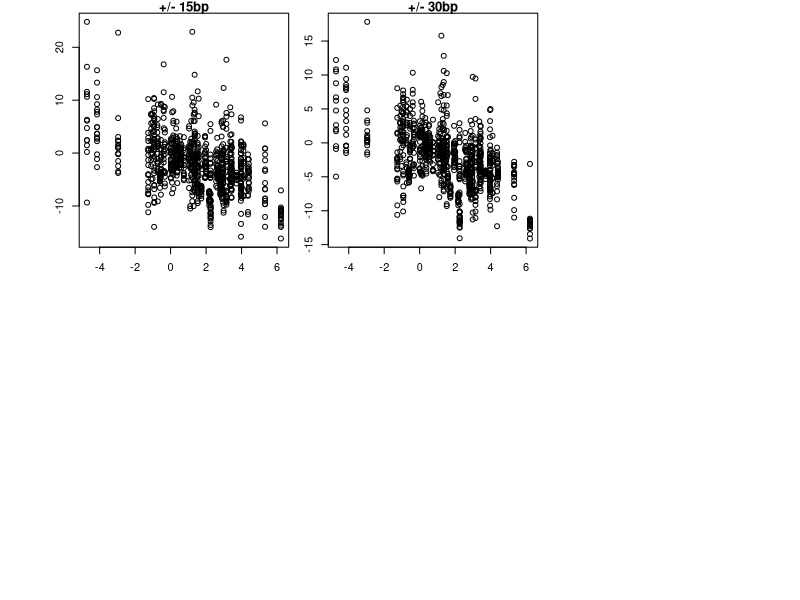

Write R code to recreate this figure. (Note: this script raises an error after producing the figure.)
#Function that calculates the constraint score
constraint.function <- function(obs,exp,adjustment)
  {
  #Calculate Z score
  numerator <- as.numeric(obs)-as.numeric(exp)
  denominator <- sqrt(as.numeric(exp))
  constraint <- numerator/denominator
  
  #Adjust using gene wide adjustment factor
  constraint <- constraint*as.numeric(adjustment)
  
  return(constraint)
  }

#Function to normalise a observed or expected frequency
normalise.function <- function(value,range,whole)
  {
  normalisation <- as.numeric(whole)/as.numeric(range)
  newvalue <- as.numeric(value)*normalisation
  return(newvalue)
  }

#Function that processes variant constraint scores 
variants.processing.function <- function(variant,genedetails)
  {
  #Retrieve the details about the gene
  wholegenesize <- genedetails[variant['Gene'],'Size']
  adjustment <- genedetails[variant['Gene'],'Adjustment']
  #Constraints in the gene details table are not adjusted
  constraint.gene <- genedetails[variant['Gene'],'Constraint']*adjustment
  
  constraint.region.raw <- constraint.function(variant['Region_Observed'],variant['Region_Expected'],adjustment)
  
  constraint.region.normalised <- constraint.function(normalise.function(variant['Region_Observed'],variant['Size'],wholegenesize),normalise.function(variant['Region_Expected'],variant['Size'],wholegenesize),adjustment)
  
  #Compile metrics into vector
  output <- c("Gene_Constraint"=constraint.gene,"Raw_Constraint"=constraint.region.raw,"Normalised_Constraint"=constraint.region.normalised)
  return(output)
  }

#Generate an example of a Z score
examplezscores <- function(value)
  {
  double = value*2
  zscore = value-double/sqrt(double)
  return(zscore)
  }

#Generate a gene vs regional variant graph
variantgraph <- function(x,y,name)
  {
  plot(x,y,xlab='',ylab='',main=name)
  }

#Draw gene scan plot
genescangraph <- function(gene)
  {
  #Declare file name
  filename = paste(c(gene,"scan.png"),sep="",collapse="")
  title = paste(c(gene," Regional Constraint Scan"),sep="",collapse="")
  
  #Draw gene scan plot of BRCA1
  png(filename,width=1080,height=720)
  plot(
    variants.data.frame[,'Position']
    [variants.data.frame['Type'] == 'S15bp' & variants.data.frame['Gene'] == gene]
    ,variants.data.frame[,'Normalised_Constraint']
    [variants.data.frame['Type'] == 'S15bp' & variants.data.frame['Gene'] == gene]
    ,type='l'
    ,xlab='Position'
    ,ylab='Local Constraint'
    ,main=title
    ,lwd=2,col="yellow"
  )
  lines(
    variants.data.frame[,'Position']
    [variants.data.frame['Type'] == 'S30bp' & variants.data.frame['Gene'] == gene]
    ,variants.data.frame[,'Normalised_Constraint']
    [variants.data.frame['Type'] == 'S30bp' & variants.data.frame['Gene'] == gene]
    ,lwd=2,col="blue"
  )
  lines(
    variants.data.frame[,'Position']
    [variants.data.frame['Type'] == 'S60bp' & variants.data.frame['Gene'] == gene]
    ,variants.data.frame[,'Normalised_Constraint']
    [variants.data.frame['Type'] == 'S60bp' & variants.data.frame['Gene'] == gene]
    ,lwd=2,col="green"
  )
  lines(
    variants.data.frame[,'Position']
    [variants.data.frame['Type'] == 'S90bp' & variants.data.frame['Gene'] == gene]
    ,variants.data.frame[,'Normalised_Constraint']
    [variants.data.frame['Type'] == 'S90bp' & variants.data.frame['Gene'] == gene]
    ,lwd=2,col="red"
  )
  lines(
    variants.data.frame[,'Position']
    [variants.data.frame['Type'] == 'SExon' & variants.data.frame['Gene'] == gene]
    ,variants.data.frame[,'Normalised_Constraint']
    [variants.data.frame['Type'] == 'SExon' & variants.data.frame['Gene'] == gene]
    ,lwd=2,col="red"
  )
  #Draw 0 line
  abline(h=0)
  #Draw horizontal line at the 3SD line for statistical significance
  abline(h=3.09)
  legend(legend=c("15bp","30bp","60bp","90bp"),col=c("yellow","blue","green","red"),lwd=c("2","2","2","2"),lty=c(1,1,1,1),"topright")
  dev.off()
  }
  
#Import the list of gene sizes
genedetails <- read.table("GeneDetails.txt", header=TRUE)

#Import the list of variants
variants.data.frame <- read.table("Variants.txt", header=TRUE)

#Calculate constraint metrics both raw and normalised
variants.constraints <- apply(variants.data.frame,1,variants.processing.function,genedetails)
variants.data.frame$Gene_Constraint <- variants.constraints['Gene_Constraint',]
variants.data.frame$Raw_Constraint <- variants.constraints['Raw_Constraint',]
variants.data.frame$Normalised_Constraint <- variants.constraints['Normalised_Constraint',]

#Calculate correlations between gene constraint and regional constraint
window.15bp.correlation <- cor(variants.data.frame[,'Gene_Constraint'][variants.data.frame['Type'] == 'V15bp'],variants.data.frame[,'Normalised_Constraint'][variants.data.frame['Type'] == 'V15bp'])
window.30bp.correlation <- cor(variants.data.frame[,'Gene_Constraint'][variants.data.frame['Type'] == 'V30bp'],variants.data.frame[,'Normalised_Constraint'][variants.data.frame['Type'] == 'V30bp'])
window.60bp.correlation <- cor(variants.data.frame[,'Gene_Constraint'][variants.data.frame['Type'] == 'V60bp'],variants.data.frame[,'Normalised_Constraint'][variants.data.frame['Type'] == 'V60bp'])
window.90bp.correlation <- cor(variants.data.frame[,'Gene_Constraint'][variants.data.frame['Type'] == 'V90bp'],variants.data.frame[,'Normalised_Constraint'][variants.data.frame['Type'] == 'V90bp'])
window.exon.correlation <- cor(variants.data.frame[,'Gene_Constraint'][variants.data.frame['Type'] == 'VExon'],variants.data.frame[,'Normalised_Constraint'][variants.data.frame['Type'] == 'VExon'])
window.domain.correlation <- cor(variants.data.frame[,'Gene_Constraint'][variants.data.frame['Type'] == 'VDomain'],variants.data.frame[,'Normalised_Constraint'][variants.data.frame['Type'] == 'VDomain'])

#Draw plot of local constraints at different window sizes
png("variantslocalconstraints.png",width=1080,height=720)
par(mfrow=c(2,3))
par(oma=c(4,4,0,0)) 
par(mar=c(2,2,1,1))
variantgraph(variants.data.frame[,'Gene_Constraint'][variants.data.frame['Type'] == 'V15bp'],variants.data.frame[,'Normalised_Constraint'][variants.data.frame['Type'] == 'V15bp'],"+/- 15bp")
variantgraph(variants.data.frame[,'Gene_Constraint'][variants.data.frame['Type'] == 'V30bp'],variants.data.frame[,'Normalised_Constraint'][variants.data.frame['Type'] == 'V30bp'],"+/- 30bp")
variantgraph(variants.data.frame[,'Gene_Constraint'][variants.data.frame['Type'] == 'VExon'],variants.data.frame[,'Normalised_Constraint'][variants.data.frame['Type'] == 'VExon'],"Exon")
variantgraph(variants.data.frame[,'Gene_Constraint'][variants.data.frame['Type'] == 'V60bp'],variants.data.frame[,'Normalised_Constraint'][variants.data.frame['Type'] == 'V60bp'],"+/- 60bp")
variantgraph(variants.data.frame[,'Gene_Constraint'][variants.data.frame['Type'] == 'V90bp'],variants.data.frame[,'Normalised_Constraint'][variants.data.frame['Type'] == 'V90bp'],"+/- 90bp")
variantgraph(variants.data.frame[,'Gene_Constraint'][variants.data.frame['Type'] == 'VDomain'],variants.data.frame[,'Normalised_Constraint'][variants.data.frame['Type'] == 'VDomain'],"Domain")
mtext('Gene Constraint Score',side = 1, outer = TRUE, line = 2)
mtext('Regional Constraint Score',side = 2, outer = TRUE, line = 2)
dev.off()

#Make th gene scan plots for BRCA1 and NF1
genescangraph("BRCA1")
genescangraph("NF1")

#Make the plot of Z score examples
size = 100
zexamples <- data.frame(row.names=c(1:size))
zexamples$values <- c(1:size)
zscores <- apply(zexamples,1,examplezscores)
zexamples$zscore <- zscores

#Plot graph showing that Z score increases as Observed increases
png("zexamples.png",width=720,height=720)
plot(
  zexamples[,'values']
  ,zexamples[,'zscore']
  ,type='l'
  ,xlab='Observed Value'
  ,ylab='Z Score'
  ,main='Change in Z Score as Observed Increases'
)
dev.off()

#Count the numbers of variants and each window size
v15.total.variants <- nrow(variants.data.frame[variants.data.frame$Type == 'V15bp',])
v30.total.variants <- nrow(variants.data.frame[variants.data.frame$Type == 'V30bp',])
v60.total.variants <- nrow(variants.data.frame[variants.data.frame$Type == 'V60bp',])
v90.total.variants <- nrow(variants.data.frame[variants.data.frame$Type == 'V90bp',])
exon.total.variants <- nrow(variants.data.frame[variants.data.frame$Type == 'VExon',])
domain.total.variants <- nrow(unique(subset(variants.data.frame, Type == "VDomain", select=c(Key, VariantName))))

#Count the number of variants where gene constraint is already >3.09
v15.constrainedgenes.variants <- nrow(variants.data.frame[variants.data.frame$Type == 'V15bp' & variants.data.frame$Gene_Constraint >= 3.09,])
v30.constrainedgenes.variants <- nrow(variants.data.frame[variants.data.frame$Type == 'V30bp' & variants.data.frame$Gene_Constraint >= 3.09,])
v60.constrainedgenes.variants <- nrow(variants.data.frame[variants.data.frame$Type == 'V60bp' & variants.data.frame$Gene_Constraint >= 3.09,])
v90.constrainedgenes.variants <- nrow(variants.data.frame[variants.data.frame$Type == 'V90bp' & variants.data.frame$Gene_Constraint >= 3.09,])
exon.constrainedgenes.variants <- nrow(variants.data.frame[variants.data.frame$Type == 'VExon' & variants.data.frame$Gene_Constraint >= 3.09,])
domain.constrainedgenes.variants <- nrow(unique(subset(variants.data.frame, Type == "VDomain" & Gene_Constraint >= 3.09, select=c(Key, VariantName))))

#Calculate the percentage of variants where gene constraint is already >3.09
v15.constrainedgenes.percentage <- round((v15.constrainedgenes.variants/v15.total.variants)*100, digits=3)
v30.constrainedgenes.percentage <- round((v30.constrainedgenes.variants/v30.total.variants)*100, digits=3)
v60.constrainedgenes.percentage <- round((v60.constrainedgenes.variants/v60.total.variants)*100, digits=3)
v90.constrainedgenes.percentage <- round((v90.constrainedgenes.variants/v90.total.variants)*100, digits=3)
exon.constrainedgenes.percentage <- round((exon.constrainedgenes.variants/exon.total.variants)*100, digits=3)
domain.constrainedgenes.percentage <- round((domain.constrainedgenes.variants/domain.total.variants)*100, digits=3)

#Count the number of instances where a local constraint exceeds 3.09, but gene constraint doesn't
v15.relevantnormalised.variants <- nrow(variants.data.frame[variants.data.frame$Type == 'V15bp' & variants.data.frame$Gene_Constraint < 3.09 & variants.data.frame$Normalised_Constraint >= 3.09,])
v30.relevantnormalised.variants <- nrow(variants.data.frame[variants.data.frame$Type == 'V30bp' & variants.data.frame$Gene_Constraint < 3.09 & variants.data.frame$Normalised_Constraint >= 3.09,])
v60.relevantnormalised.variants <- nrow(variants.data.frame[variants.data.frame$Type == 'V60bp' & variants.data.frame$Gene_Constraint < 3.09 & variants.data.frame$Normalised_Constraint >= 3.09,])
v90.relevantnormalised.variants <- nrow(variants.data.frame[variants.data.frame$Type == 'V90bp' & variants.data.frame$Gene_Constraint < 3.09 & variants.data.frame$Normalised_Constraint >= 3.09,])
exon.relevantnormalised.variants <- nrow(variants.data.frame[variants.data.frame$Type == 'VExon' & variants.data.frame$Gene_Constraint < 3.09 & variants.data.frame$Normalised_Constraint >= 3.09,])
domain.relevantnormalised.variants <- nrow(unique(subset(variants.data.frame, Type == "VDomain" & Gene_Constraint < 3.09 & Normalised_Constraint >= 3.09, select=c(Key, VariantName))))

v15.relevantraw.variants <- nrow(variants.data.frame[variants.data.frame$Type == 'V15bp' & variants.data.frame$Gene_Constraint < 3.09 & variants.data.frame$Raw_Constraint >= 3.09,])
v30.relevantraw.variants <- nrow(variants.data.frame[variants.data.frame$Type == 'V30bp' & variants.data.frame$Gene_Constraint < 3.09 & variants.data.frame$Raw_Constraint >= 3.09,])
v60.relevantraw.variants <- nrow(variants.data.frame[variants.data.frame$Type == 'V60bp' & variants.data.frame$Gene_Constraint < 3.09 & variants.data.frame$Raw_Constraint >= 3.09,])
v90.relevantraw.variants <- nrow(variants.data.frame[variants.data.frame$Type == 'V90bp' & variants.data.frame$Gene_Constraint < 3.09 & variants.data.frame$Raw_Constraint >= 3.09,])
exon.relevantraw.variants <- nrow(variants.data.frame[variants.data.frame$Type == 'VExon' & variants.data.frame$Gene_Constraint < 3.09 & variants.data.frame$Raw_Constraint >= 3.09,])
domain.relevantraw.variants <- nrow(unique(subset(variants.data.frame, Type == "VDomain" & Gene_Constraint < 3.09 & Raw_Constraint >= 3.09, select=c(Key, VariantName))))

#Calculate percentages
v15.relevent.percent.normalised <- round((v15.relevantnormalised.variants/v15.total.variants)*100, digits=3)
v30.relevent.percent.normalised <- round((v30.relevantnormalised.variants/v30.total.variants)*100, digits=3)
v60.relevent.percent.normalised <- round((v60.relevantnormalised.variants/v60.total.variants)*100, digits=3)
v90.relevent.percent.normalised <- round((v90.relevantraw.variants/v90.total.variants)*100, digits=3)
exon.relevent.percent.normalised <- round((exon.relevantraw.variants/exon.total.variants)*100, digits=3)
domain.relevent.percent.normalised <- round((domain.relevantraw.variants/domain.total.variants)*100, digits=3)

v15.relevent.percent.raw <- round((v15.relevantraw.variants/v15.total.variants)*100, digits=3)
v30.relevent.percent.raw <- round((v30.relevantraw.variants/v30.total.variants)*100, digits=3)
v60.relevent.percent.raw <- round((v60.relevantraw.variants/v60.total.variants)*100, digits=3)
v90.relevent.percent.raw <- round((v90.relevantraw.variants/v90.total.variants)*100, digits=3)
exon.relevent.percent.raw <- round((exon.relevantraw.variants/exon.total.variants)*100, digits=3)
domain.relevent.percent.raw <- round((domain.relevantraw.variants/domain.total.variants)*100, digits=3)

#Calculate uplifts
v15.relevent.uplift.normalised <- round((v15.relevantnormalised.variants/v15.constrainedgenes.variants)*100, digits=3)
v30.relevent.uplift.normalised <- round((v30.relevantnormalised.variants/v30.constrainedgenes.variants)*100, digits=3)
v60.relevent.uplift.normalised <- round((v60.relevantnormalised.variants/v60.constrainedgenes.variants)*100, digits=3)
v90.relevent.uplift.normalised <- round((v90.relevantraw.variants/v90.constrainedgenes.variants)*100, digits=3)
exon.relevent.uplift.normalised <- round((exon.relevantraw.variants/exon.constrainedgenes.variants)*100, digits=3)
domain.relevent.uplift.normalised <- round((domain.relevantraw.variants/domain.constrainedgenes.variants)*100, digits=3)

v15.relevent.uplift.raw <- round((v15.relevantraw.variants/v15.constrainedgenes.variants)*100, digits=3)
v30.relevent.uplift.raw <- round((v30.relevantraw.variants/v30.constrainedgenes.variants)*100, digits=3)
v60.relevent.uplift.raw <- round((v60.relevantraw.variants/v60.constrainedgenes.variants)*100, digits=3)
v90.relevent.uplift.raw <- round((v90.relevantraw.variants/v90.constrainedgenes.variants)*100, digits=3)
exon.relevent.uplift.raw <- round((exon.relevantraw.variants/exon.constrainedgenes.variants)*100, digits=3)
domain.relevent.uplift.raw <- round((domain.relevantraw.variants/domain.constrainedgenes.variants)*100, digits=3)

#Write data for uplift to output table text file
write(paste(c("Window Type","Constrained Genes","Constrained Normalised","Constrained Unnormalised","Uplift Normalised","Uplift Unnormalised"),collapse="\t"),"outputtable.txt")
output.table.header.v15 <- "+/- 15bp"
output.table.constrained.gene.v15 <- paste(c(v15.constrainedgenes.percentage,"% (",v15.constrainedgenes.variants,"/",v15.total.variants,")"),collapse="")
output.table.normalised.v15 <- paste(c(v15.relevent.percent.normalised,"% (",v15.relevantnormalised.variants,"/",v15.total.variants,")"),collapse="")
output.table.raw.v15 <- paste(c(v15.relevent.percent.raw,"% (",v15.relevantraw.variants,"/",v15.total.variants,")"),collapse="")
output.table.uplift.normalised.v15 <- paste(c(v15.relevent.uplift.normalised,"%"),collapse="")
output.table.uplift.raw.v15 <- paste(c(v15.relevent.uplift.raw,"%"),collapse="")
write(paste(c(output.table.header.v15,output.table.constrained.gene.v15,output.table.normalised.v15,output.table.raw.v15,output.table.uplift.normalised.v15,output.table.uplift.raw.v15),collapse="\t"),"outputtable.txt",append=TRUE)
output.table.header.v30 <- "+/- 30bp"
output.table.constrained.gene.v30 <- paste(c(v30.constrainedgenes.percentage,"% (",v30.constrainedgenes.variants,"/",v30.total.variants,")"),collapse="")
output.table.normalised.v30 <- paste(c(v30.relevent.percent.normalised,"% (",v30.relevantnormalised.variants,"/",v30.total.variants,")"),collapse="")
output.table.raw.v30 <- paste(c(v30.relevent.percent.raw,"% (",v30.relevantraw.variants,"/",v30.total.variants,")"),collapse="")
output.table.uplift.normalised.v30 <- paste(c(v30.relevent.uplift.normalised,"%"),collapse="")
output.table.uplift.raw.v30 <- paste(c(v30.relevent.uplift.raw,"%"),collapse="")
write(paste(c(output.table.header.v30,output.table.constrained.gene.v30,output.table.normalised.v30,output.table.raw.v30,output.table.uplift.normalised.v30,output.table.uplift.raw.v30),collapse="\t"),"outputtable.txt",append=TRUE)
output.table.header.v60 <- "+/- 60bp"
output.table.constrained.gene.v60 <- paste(c(v60.constrainedgenes.percentage,"% (",v60.constrainedgenes.variants,"/",v60.total.variants,")"),collapse="")
output.table.normalised.v60 <- paste(c(v60.relevent.percent.normalised,"% (",v60.relevantnormalised.variants,"/",v60.total.variants,")"),collapse="")
output.table.raw.v60 <- paste(c(v60.relevent.percent.raw,"% (",v60.relevantraw.variants,"/",v60.total.variants,")"),collapse="")
output.table.uplift.normalised.v60 <- paste(c(v60.relevent.uplift.normalised,"%"),collapse="")
output.table.uplift.raw.v60 <- paste(c(v60.relevent.uplift.raw,"%"),collapse="")
write(paste(c(output.table.header.v60,output.table.constrained.gene.v60,output.table.normalised.v60,output.table.raw.v60,output.table.uplift.normalised.v60,output.table.uplift.raw.v60),collapse="\t"),"outputtable.txt",append=TRUE)
output.table.header.v90 <- "+/- 90bp"
output.table.constrained.gene.v90 <- paste(c(v90.constrainedgenes.percentage,"% (",v90.constrainedgenes.variants,"/",v90.total.variants,")"),collapse="")
output.table.normalised.v90 <- paste(c(v90.relevent.percent.normalised,"% (",v90.relevantnormalised.variants,"/",v90.total.variants,")"),collapse="")
output.table.raw.v90 <- paste(c(v90.relevent.percent.raw,"% (",v90.relevantraw.variants,"/",v90.total.variants,")"),collapse="")
output.table.uplift.normalised.v90 <- paste(c(v90.relevent.uplift.normalised,"%"),collapse="")
output.table.uplift.raw.v90 <- paste(c(v90.relevent.uplift.raw,"%"),collapse="")
write(paste(c(output.table.header.v90,output.table.constrained.gene.v90,output.table.normalised.v90,output.table.raw.v90,output.table.uplift.normalised.v90,output.table.uplift.raw.v90),collapse="\t"),"outputtable.txt",append=TRUE)
output.table.header.exon <- "Exon"
output.table.constrained.gene.exon <- paste(c(exon.constrainedgenes.percentage,"% (",exon.constrainedgenes.variants,"/",exon.total.variants,")"),collapse="")
output.table.normalised.exon <- paste(c(exon.relevent.percent.normalised,"% (",exon.relevantnormalised.variants,"/",exon.total.variants,")"),collapse="")
output.table.raw.exon <- paste(c(exon.relevent.percent.raw,"% (",exon.relevantraw.variants,"/",exon.total.variants,")"),collapse="")
output.table.uplift.normalised.exon <- paste(c(exon.relevent.uplift.normalised,"%"),collapse="")
output.table.uplift.raw.exon <- paste(c(exon.relevent.uplift.raw,"%"),collapse="")
write(paste(c(output.table.header.exon,output.table.constrained.gene.exon,output.table.normalised.exon,output.table.raw.exon,output.table.uplift.normalised.exon,output.table.uplift.raw.exon),collapse="\t"),"outputtable.txt",append=TRUE)
output.table.header.domain <- "Domain"
output.table.constrained.gene.domain <- paste(c(domain.constrainedgenes.percentage,"% (",domain.constrainedgenes.variants,"/",domain.total.variants,")"),collapse="")
output.table.normalised.domain <- paste(c(domain.relevent.percent.normalised,"% (",domain.relevantnormalised.variants,"/",domain.total.variants,")"),collapse="")
output.table.raw.domain <- paste(c(domain.relevent.percent.raw,"% (",domain.relevantraw.variants,"/",domain.total.variants,")"),collapse="")
output.table.uplift.normalised.domain <- paste(c(domain.relevent.uplift.normalised,"%"),collapse="")
output.table.uplift.raw.domain <- paste(c(domain.relevent.uplift.raw,"%"),collapse="")
write(paste(c(output.table.header.domain,output.table.constrained.gene.domain,output.table.normalised.domain,output.table.raw.domain,output.table.uplift.normalised.domain,output.table.uplift.raw.domain),collapse="\t"),"outputtable.txt",append=TRUE)

#Extract variant names where the local constraint made a difference to classification
difference.v15.Normalised <- subset(variants.data.frame, Type == "V15bp" & Gene_Constraint < 3.09 & Normalised_Constraint > 3.09, select=c(Key, VariantName))
difference.v30.Normalised <- subset(variants.data.frame, Type == "V30bp" & Gene_Constraint < 3.09 & Normalised_Constraint > 3.09, select=c(Key, VariantName))
difference.v60.Normalised <- subset(variants.data.frame, Type == "V60bp" & Gene_Constraint < 3.09 & Normalised_Constraint > 3.09, select=c(Key, VariantName))
difference.v90.Normalised <- subset(variants.data.frame, Type == "V90bp" & Gene_Constraint < 3.09 & Normalised_Constraint > 3.09, select=c(Key, VariantName))
difference.Exon.Normalised <- subset(variants.data.frame, Type == "VExon" & Gene_Constraint < 3.09 & Normalised_Constraint > 3.09, select=c(Key, VariantName))
difference.Domain.Normalised <- subset(variants.data.frame, Type == "VDomain" & Gene_Constraint < 3.09 & Normalised_Constraint > 3.09, select=c(Key, VariantName))
difference.Domain.Normalised <- unique(difference.Domain.Normalised)

difference.v15.Unnormalised <- subset(variants.data.frame, Type == "V15bp" & Gene_Constraint < 3.09 & Raw_Constraint > 3.09, select=c(Key, VariantName))
difference.v30.Unnormalised <- subset(variants.data.frame, Type == "V30bp" & Gene_Constraint < 3.09 & Raw_Constraint > 3.09, select=c(Key, VariantName))
difference.v60.Unnormalised <- subset(variants.data.frame, Type == "V60bp" & Gene_Constraint < 3.09 & Raw_Constraint > 3.09, select=c(Key, VariantName))
difference.v90.Unnormalised <- subset(variants.data.frame, Type == "V90bp" & Gene_Constraint < 3.09 & Raw_Constraint > 3.09, select=c(Key, VariantName))
difference.Exon.Unnormalised <- subset(variants.data.frame, Type == "VExon" & Gene_Constraint < 3.09 & Raw_Constraint > 3.09, select=c(Key, VariantName))
difference.Domain.Unnormalised <- subset(variants.data.frame, Type == "VDomain" & Gene_Constraint < 3.09 & Raw_Constraint > 3.09, select=c(Key, VariantName))
difference.Domain.Unnormalised <- unique(difference.Domain.Unnormalised)

#Make plot of the number of variants that are locally constrained
typecounts <- c(
nrow(difference.v15.Normalised),
nrow(difference.v30.Normalised),
nrow(difference.v60.Normalised),
nrow(difference.v90.Normalised),
nrow(difference.Exon.Normalised),
nrow(difference.Domain.Normalised),
nrow(difference.v15.Unnormalised),
nrow(difference.v30.Unnormalised),
nrow(difference.v60.Unnormalised),
nrow(difference.v90.Unnormalised),
nrow(difference.Exon.Unnormalised),
nrow(difference.Domain.Unnormalised))

variant.frequency.data <- matrix(typecounts, nrow = 2, byrow=TRUE, dimnames = list(c("Unnormalised","Normalised"), c("+/- 15bp","+/- 30bp","+/- 60bp","+/- 90bp","Exon","Domain")))
png("variant-counts.png",width=1080,height=720)
barplot(variant.frequency.data,
        main = "Frequency of Locally Constrained Variants",
        xlab = "Type",
        ylab = "Variants",
        col = c("red","green"),
        beside = TRUE
)
legend("topright",
       c("Normalised","Unnormalised"),
       fill = c("red","green")
)
dev.off()

#Find BRCA1 variants where normalised local constraint makes a difference
difference.brca1.v15.Normalised <- subset(variants.data.frame, Type == "V15bp" & Gene_Constraint < 3.09 & Normalised_Constraint > 3.09 & Gene == "BRCA1", select=c(Key, VariantName))
difference.brca1.v30.Normalised <- subset(variants.data.frame, Type == "V30bp" & Gene_Constraint < 3.09 & Normalised_Constraint > 3.09 & Gene == "BRCA1", select=c(Key, VariantName))
difference.brca1.v60.Normalised <- subset(variants.data.frame, Type == "V60bp" & Gene_Constraint < 3.09 & Normalised_Constraint > 3.09 & Gene == "BRCA1", select=c(Key, VariantName))
difference.brca1.v90.Normalised <- subset(variants.data.frame, Type == "V90bp" & Gene_Constraint < 3.09 & Normalised_Constraint > 3.09 & Gene == "BRCA1", select=c(Key, VariantName))
difference.brca1.Exon.Normalised <- subset(variants.data.frame, Type == "VExon" & Gene_Constraint < 3.09 & Normalised_Constraint > 3.09 & Gene == "BRCA1", select=c(Key, VariantName))
difference.brca1.Domain.Normalised <- subset(variants.data.frame, Type == "VDomain" & Gene_Constraint < 3.09 & Normalised_Constraint > 3.09 & Gene == "BRCA1", select=c(Key, VariantName))
difference.brca1.Domain.Normalised <- unique(difference.brca1.Domain.Normalised)
